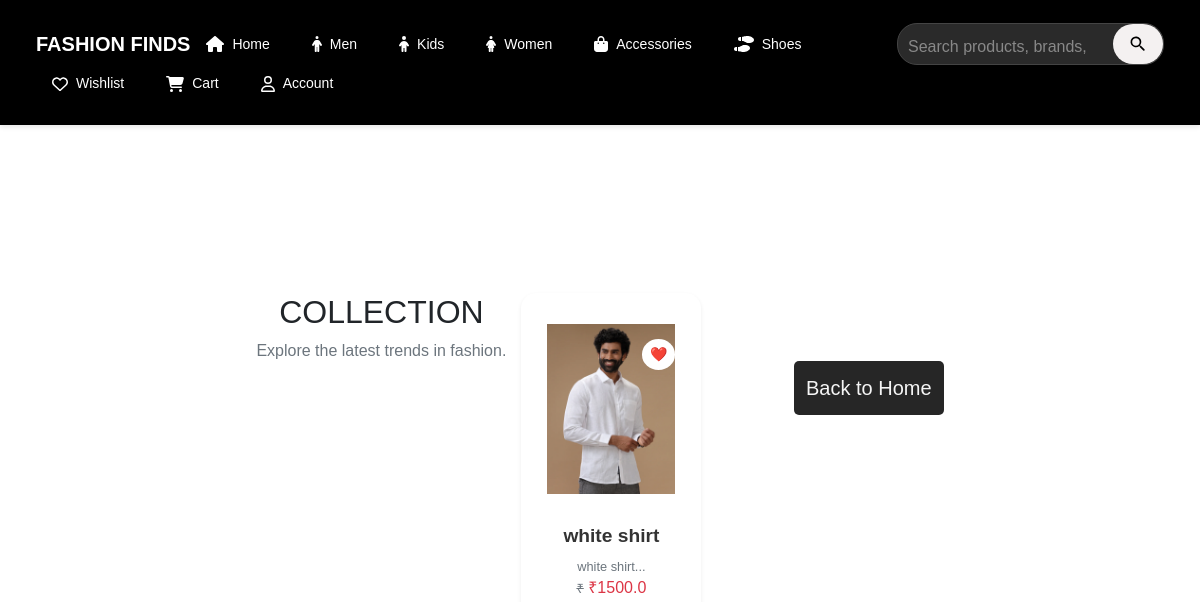
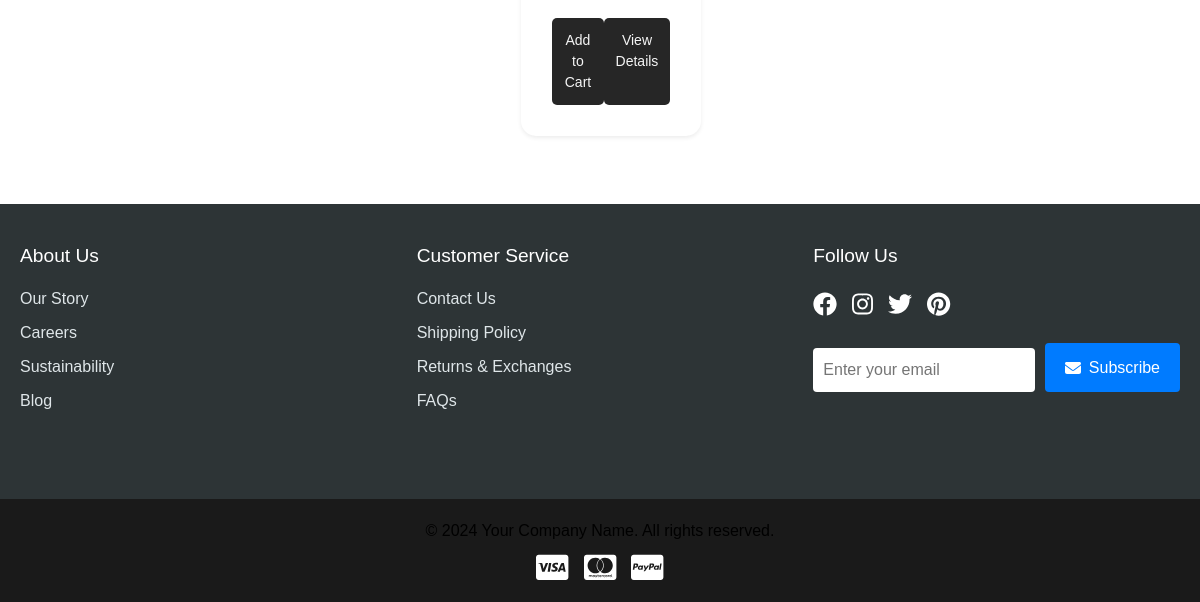
Page /category/Men on the earlier database version (2 pictures, top to bottom).
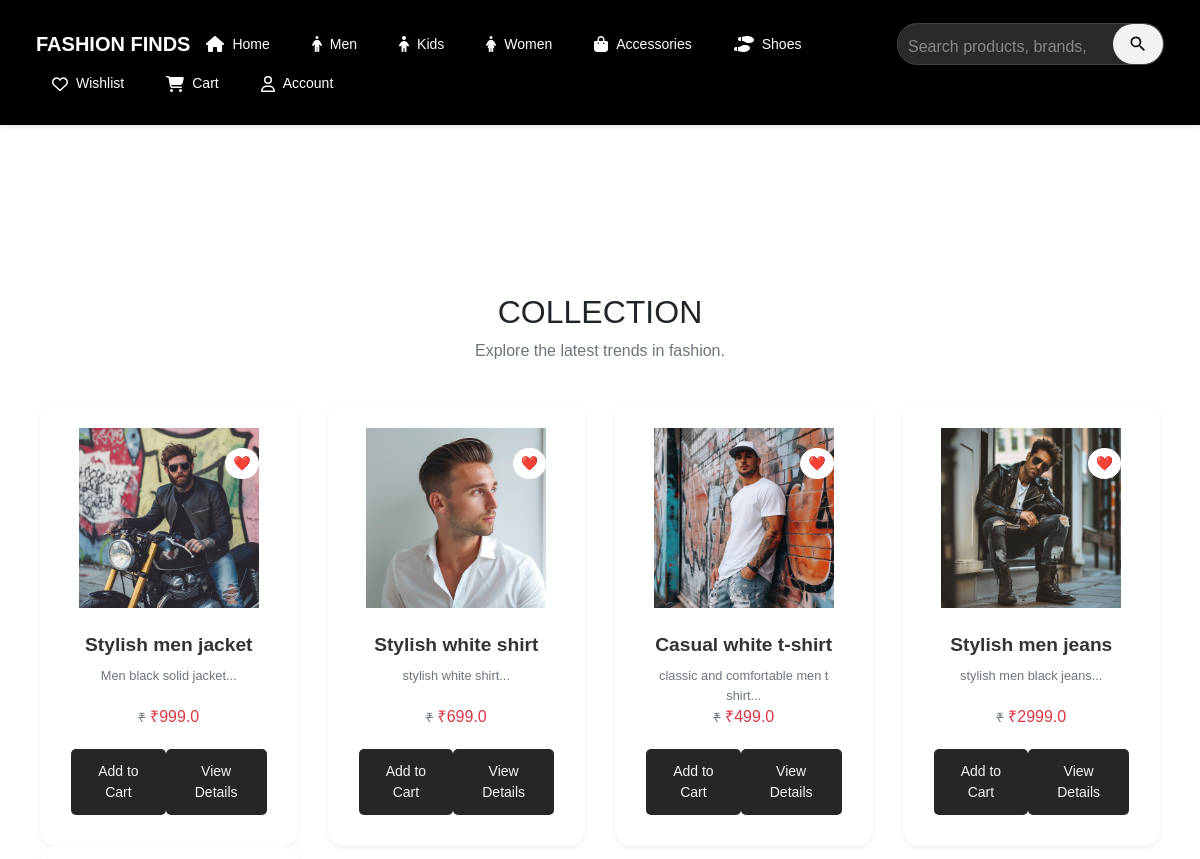
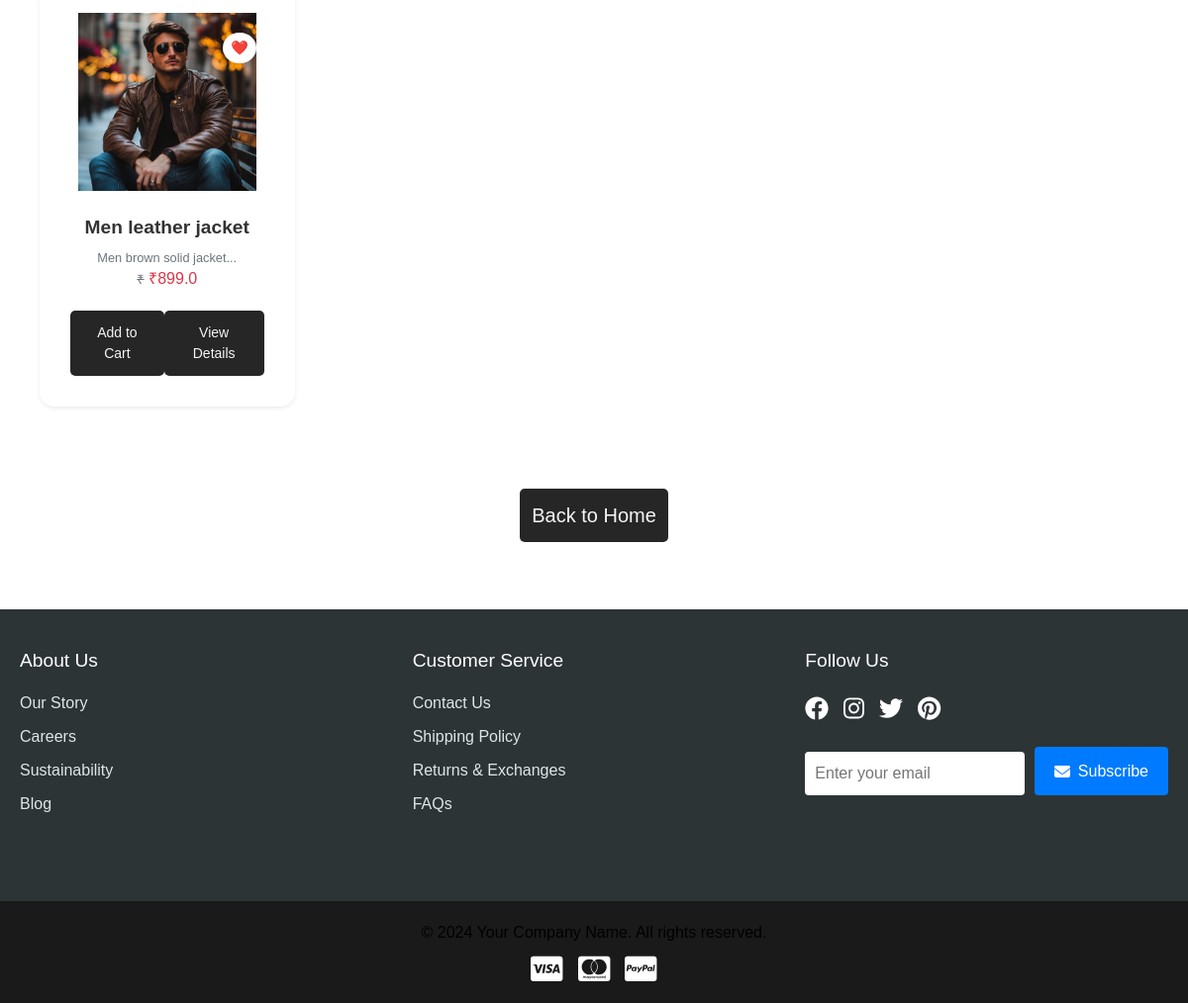
Same page on the later database version (2 pictures, top to bottom).
### app/models.py (models this page shows, shortened)
class Product(db.Model):
    __tablename__ = 'products'
    id = db.Column(db.Integer, primary_key=True)
    product_name = db.Column(db.String(100), nullable=False)
    product_picture = db.Column(db.String(1000), nullable=False)
    current_price = db.Column(db.Float, nullable=False)
    previous_price = db.Column(db.Float, nullable=False)
    description = db.Column(db.String(2000), nullable=True)
    color = db.Column(db.String(15))
    rating = db.Column(db.Integer, default=0)
    sale = db.Column(db.Boolean, default=False)
    discount = db.Column(db.Integer, nullable=True, default=0)
    brand = db.Column(db.String(100), nullable=True)
    category = db.Column(db.String(100), nullable=False)  # ✅ Now category is a string field
    quantity_size = db.relationship('ProductSize', backref='product', lazy=True, cascade="all, delete-orphan")
    carts = db.relationship('Cart', backref='cart_product', lazy=True, cascade="all, delete-orphan")
    wishlists = db.relationship('Wishlist', backref='wishlist_product', lazy=True, cascade="all, delete-orphan")
    order_items = db.relationship('OrderItem', backref='product', lazy=True, cascade="all, delete-orphan")

### app/views.py (the view)
@views.route('/category/<string:category_name>')
def products_by_category(category_name):
    products = Product.query.filter_by(category=category_name).all()
    return render_template('category.html', products=products, category_name=category_name)

### app/templates/category.html (shortened to what this page needs)
{% extends 'base.html' %}
{% block content %}
<div class="container py-5">
    <div class="text-center mb-4">
        <h2 class="fw-bold text-uppercase">{{ category }} Collection</h2>
        <p class="text-muted">Explore the latest trends in {{ category }} fashion.</p>
    </div>
    <div class="row g-4">
        {% for product in products %}
        <div class="col-12 col-sm-6 col-md-4 col-lg-3">
            <div class="card product-card shadow-sm border-0 p-3 h-100">
                <div class="position-relative">
                    <form action="{{ url_for('views.wishlist_add', product_id=product.id) }}" method="POST">
                        <button type="submit" class="btn btn-outline-danger btn-sm wishlist-btn">❤️</button>
                    </form>
                    <img src="{{ url_for('admin.get_image', filename=product.product_picture) }}" class="card-img-top product-img" alt="{{ product.product_name }}">
                </div>
                <div class="card-body text-center d-flex flex-column">
                    <h6 class="card-title fw-bold">{{ product.product_name }}</h6>
                    <p class="text-muted small flex-grow-1">{{ product.description[:50] }}...</p>
                    <p class="text-danger fw-bold">
                        <span class="text-muted small"><s>₹{{ product.old_price }}</s></span>
                        ₹{{ product.current_price }}
                    </p>
                    <div class="mt-auto">
                        <div class="d-flex justify-content-center gap-2">
                            <form action="{{ url_for('views.add_to_cart', product_id=product.id) }}" method="POST">
                                <button type="submit" class="btn btn-sm btn-primary">Add to Cart</button>
                            </form>
                            <a href="{{ url_for('views.product_info', product_id=product.id) }}" class="btn btn-sm btn-outline-secondary">View Details</a>
                        </div>
                    </div>
                </div>
            </div>
        </div>
        {% endfor %}
    </div>
    <div class="text-center mt-5">
        <a href="{{ url_for('views.homepage') }}" class="btn btn-lg btn-primary">Back to Home</a>
    </div>
</div>
{% endblock %}

### app/templates/base.html (shortened to what this page needs)
<!DOCTYPE html>
<html lang="en">
<head>
    <link rel="stylesheet" href="https://cdn.jsdelivr.net/npm/bootstrap@4.5.3/dist/css/bootstrap.min.css">
    <link rel="stylesheet" href="{{url_for('static',filename='css/style.css')}}">
</head>
<body>
    {% include 'navbar.html' %}
    <main>
        {% block content %}{% endblock %}
    </main>
    {% include 'footer.html' %}
</body>
</html>

### app/templates/navbar.html (shortened to what this page needs)
<!DOCTYPE html>
<html lang="en">
<head>
    <link rel="stylesheet" href="https://cdnjs.cloudflare.com/ajax/libs/font-awesome/6.4.0/css/all.min.css">
    <link rel="stylesheet" href="{{url_for('static',filename='css/style.css')}}">
</head>
    <div class="nav-container">
        <nav class="navbar">
            <div class="logo">FASHION FINDS</div>
            <div class="main-nav">
                <a href="/" class="nav-item active">
                    <i class="fas fa-home"></i>
                    <span>Home</span>
                </a>
                <a href="{{ url_for('views.products_by_category', category_name='Men') }}" class="nav-item">
                    <i class="fas fa-male"></i>
                    <span>Men</span>
                </a>
                <a href="{{ url_for('views.products_by_category', category_name='Kids') }}" class="nav-item">
                    <i class="fas fa-child"></i>
                    <span>Kids</span>
                </a>
                <a href="{{ url_for('views.products_by_category', category_name='Women') }}" class="nav-item">
                    <i class="fas fa-female"></i>
                    <span>Women</span>
                </a>
                <a href="{{ url_for('views.products_by_category', category_name='Accessories') }}" class="nav-item">
                    <i class="fas fa-bag-shopping"></i>
                    <span>Accessories</span>
                </a>
                <a href="{{ url_for('views.products_by_category', category_name='Shoes') }}" class="nav-item">
                    <i class="fas fa-shoe-prints"></i>
                    <span>Shoes</span>
                </a>
            </div>
                <div class="search-container">
                    <form action="{{ url_for('views.search') }}" method="GET" class="search-bar">
                        <input type="text"
                               name="query"
                               class="search-input"
                               placeholder="Search products, brands, and categories..."
                               required>
                        <button type="submit" class="search-button">
                        </button>
                    </form>
                </div>
            <div class="nav-actions">
                <a href="/wishlist" class="nav-item">
                    <i class="far fa-heart"></i>
                    <span>Wishlist</span>
                </a>
                <a href="/cart" class="nav-item">
                    <i class="fas fa-shopping-cart"></i>
                    <span>Cart</span>
                </a>
                <div class="dropdown">
                    <a href="{{url_for('auth.account')}}" class="nav-item">
                        <i class="far fa-user"></i>
                        <span>Account</span>
                    </a>
                </div>
            </div>
        </nav>
    </div>

### app/templates/footer.html (shortened to what this page needs)
    <footer class="site-footer">
        <div class="footer-container">
            <div class="footer-section">
                <h4>About Us</h4>
                <ul class="footer-links">
                    <li><a href="#">Our Story</a></li>
                    <li><a href="#">Careers</a></li>
                    <li><a href="#">Sustainability</a></li>
                    <li><a href="#">Blog</a></li>
                </ul>
            </div>
            <div class="footer-section">
                <h4>Customer Service</h4>
                <ul class="footer-links">
                    <li><a href="#">Contact Us</a></li>
                    <li><a href="#">Shipping Policy</a></li>
                    <li><a href="#">Returns & Exchanges</a></li>
                    <li><a href="/faqs">FAQs</a></li>
                </ul>
            </div>
            <div class="footer-section">
                <h4>Follow Us</h4>
                <div class="social-media">
                    <a href="#" class="social-link" aria-label="Facebook">
                        <i class="fab fa-facebook"></i>
                    </a>
                    <a href="#" class="social-link" aria-label="Instagram">
                        <i class="fab fa-instagram"></i>
                    </a>
                    <a href="#" class="social-link" aria-label="Twitter">
                        <i class="fab fa-twitter"></i>
                    </a>
                    <a href="#" class="social-link" aria-label="Pinterest">
                        <i class="fab fa-pinterest"></i>
                    </a>
                </div>
                <div class="newsletter">
                    <form class="newsletter-form" onsubmit="handleSubscribe(event)">
                        <input type="email" class="newsletter-input"
                               placeholder="Enter your email" required>
                        <button type="submit" class="subscribe-btn">
                            <i class="fas fa-envelope"></i>
                            Subscribe
                        </button>
                    </form>
                </div>
            </div>
        </div>
        <div class="footer-bottom">
            <p>&copy; 2024 Your Company Name. All rights reserved.</p>
            <div class="payment-icons">
                <i class="fab fa-cc-visa"></i>
                <i class="fab fa-cc-mastercard"></i>
                <i class="fab fa-cc-paypal"></i>
            </div>
        </div>
    </footer>

### app/templates/category.html (style rules this page uses)
.product-card { background: white; border-radius: 15px; overflow: hidden; transition: transform 0.3s ease-in-out, box-shadow 0.3s ease-in-out; display: flex; flex-direction: column; }
.wishlist-btn { position: absolute; top: 10px; right: 10px; background: white; border-radius: 50%; padding: 5px 8px; }
.product-img { height: 200px; object-fit: contain; padding: 10px; }

Differences in the rows shown:
no longer on this page (row edited): Product: product_picture (picture), product_name "white shirt", description "white shirt", current_price "1500.0"
added Product: product_picture (picture), product_name "Stylish men jacket", description "Men black solid jacket", current_price "999.0"
added Product: product_picture (picture), product_name "Stylish white shirt", description "stylish white shirt", current_price "699.0"
added Product: product_picture (picture), product_name "Casual white t-shirt", description "classic and comfortable men t shirt", current_price "499.0"
added Product: product_picture (picture), product_name "Stylish men jeans", description "stylish men black jeans", current_price "2999.0"
added Product: product_picture (picture), product_name "Men leather jacket", description "Men brown solid jacket", current_price "899.0"
